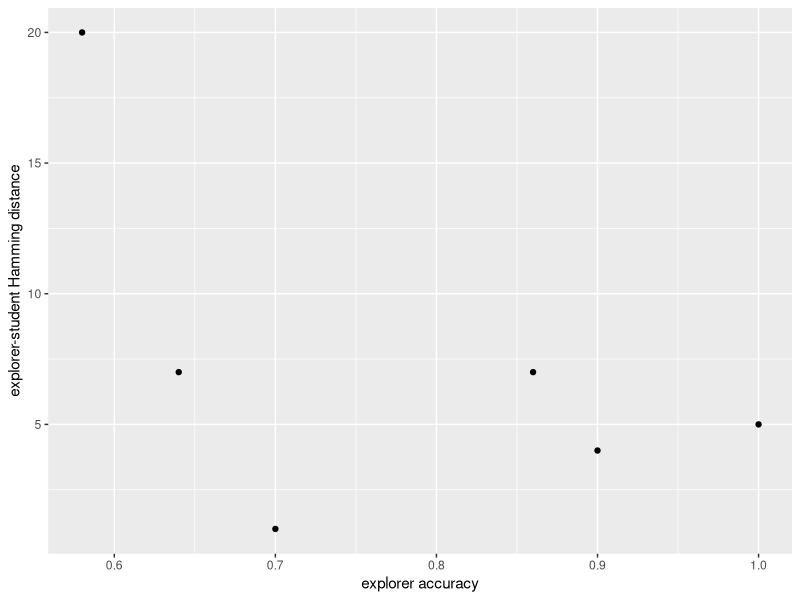

The R source for this figure:
## ---- chunk 1
###Data Preparation

# I did this in Python because it handles JSON better.

##Load Relevant Libraries and Functions
library(tidyverse)

####Import data
df_scores <- read.csv("../replication_analysis/processed_data/scores.csv")
df_tests <- read.csv("../replication_analysis/processed_data/tests.csv")

#### Data exclusion / filtering

# I have yet to implement this. I will do it before running pilot B.

#### Prepare data for analysis - create columns etc.

# split explorer and student test data
explorer_tests <- df_tests |>
  filter(role == "explorer") |>
  select(game_id, role, round_num, predicted_label, stim_num, true_label)
colnames(explorer_tests)[4] = "explorer_pred_label"

student_tests <- df_tests |>
  filter(role == "student") |>
  select(game_id, role, round_num, predicted_label, stim_num)
colnames(student_tests)[4] = "student_pred_label"

# combine student and teaching test data
combined_tests <- explorer_tests |>
  inner_join(student_tests, by=c("game_id", "round_num", "stim_num")) |>
  rowwise() |>
  mutate(disagree = if(student_pred_label == explorer_pred_label) 0 else 1,
         exp_correct = if(explorer_pred_label == true_label) 1 else 0)
# compute hamming distance
hamming_distances <- combined_tests |>
  group_by(game_id, round_num) |>
  summarize(explorer_student = sum(disagree),
            explorer_accuracy = sum(exp_correct) / n(), .groups="keep")
## ---- chunk 2
ggplot(hamming_distances, aes(x=explorer_accuracy, y=explorer_student)) +
  geom_point() +
  ylab("explorer-student Hamming distance") +
  xlab("explorer accuracy")

cor.test(hamming_distances$explorer_student, hamming_distances$explorer_accuracy,
         method="pearson")
